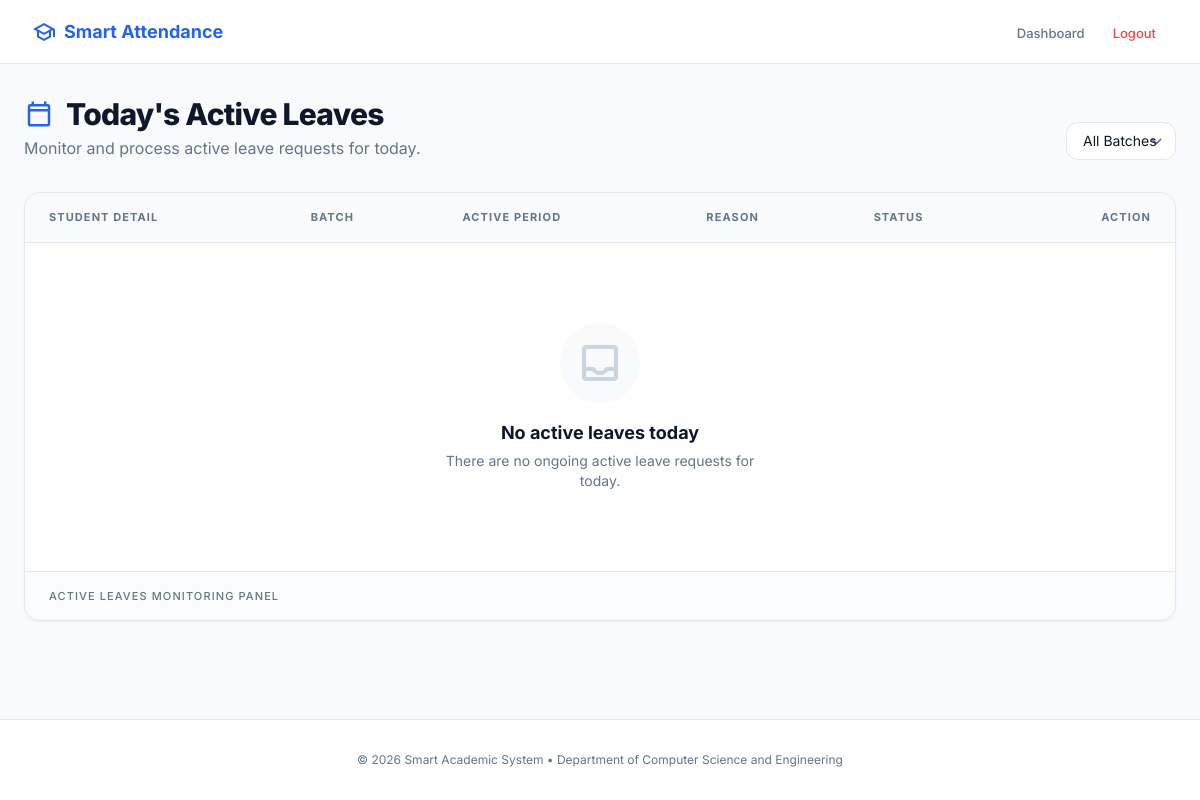
/teacher/today-leaves/ (signed in), run on an earlier commit of the app's database.
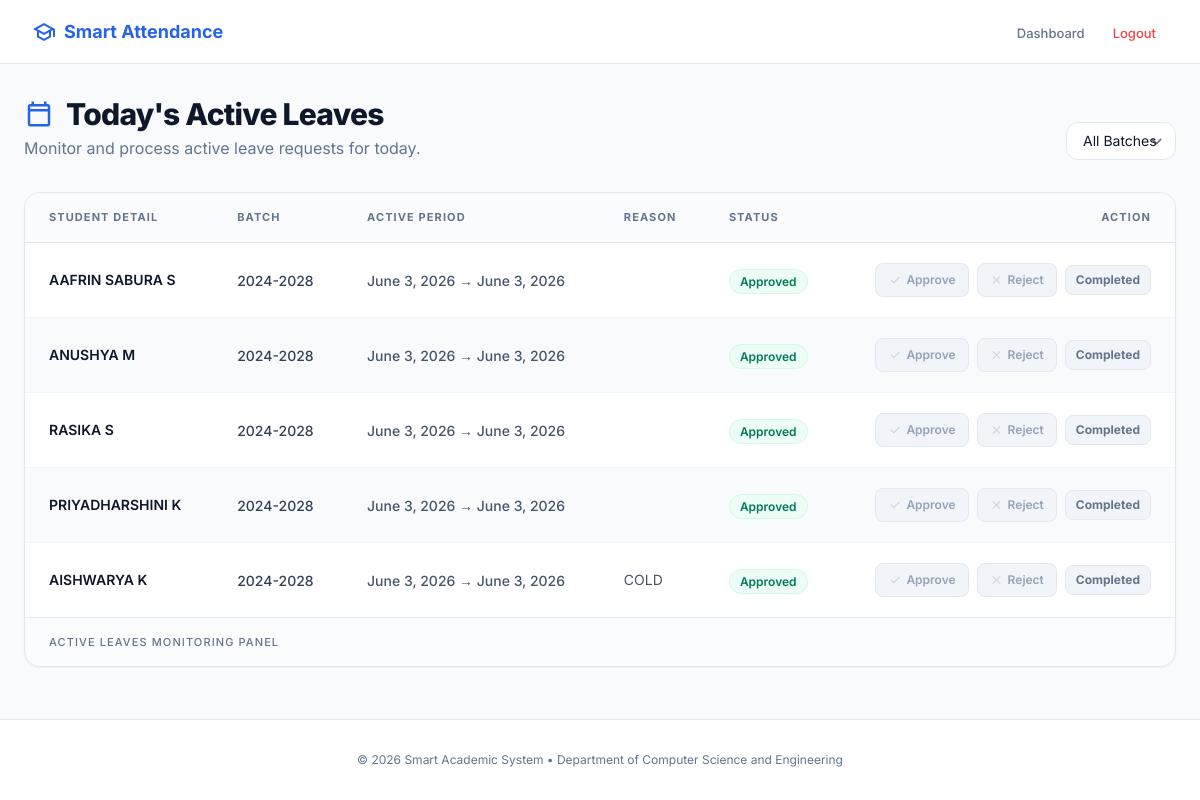
And on a later commit of the database.
### leave_app/models.py (models this page shows, shortened)
class LeaveRequest(models.Model):
    STATUS_CHOICES = [
        ('PENDING', 'Pending'),
        ('APPROVED', 'Approved'),
        ('REJECTED', 'Rejected'),
    ]
    REVIEWER_CHOICES = [
        ('Mentor', 'Mentor'),
        ('Class Incharge', 'Class Incharge'),
        ('Superuser', 'Superuser'),
    ]
    student = models.ForeignKey(Student, on_delete=models.CASCADE)
    from_date = models.DateField()
    to_date = models.DateField()
    reason = models.TextField()
    status = models.CharField(
        max_length=20,
        choices=STATUS_CHOICES,
        default='PENDING'
    )
    mentor_reviewed_by = models.ForeignKey(
        User,
        related_name='mentor_reviews',
        on_delete=models.SET_NULL,
        null=True,
        blank=True
    )
    class_incharge_reviewed_by = models.ForeignKey(
        User,
        related_name='ci_reviews',
        on_delete=models.SET_NULL,
        null=True,
        blank=True
    )
    reviewed_by = models.ForeignKey(
        User,
        related_name='reviewed_leaves',
        on_delete=models.SET_NULL,
        null=True,
        blank=True
    )
    reviewer_role = models.CharField(
        max_length=20,
        choices=REVIEWER_CHOICES,
        null=True,
        blank=True
    )
    reviewed_at = models.DateTimeField(
        null=True,
        blank=True
    )
    created_at = models.DateTimeField(auto_now_add=True)
    updated_at = models.DateTimeField(auto_now=True)

class Student(models.Model):
    user = models.OneToOneField(User, on_delete=models.CASCADE, null=True, blank=True, related_name='student_profile')
    name = models.CharField(max_length=100)
    roll_no = models.CharField(max_length=20, unique=True)
    password = models.CharField(max_length=255)
    batch = models.CharField(max_length=20, default="2024-2028")
    department = models.ForeignKey(Department, on_delete=models.SET_NULL, null=True, blank=True)
    mentor = models.ForeignKey(User, on_delete=models.SET_NULL, null=True, blank=True, related_name='assigned_students')
    class_incharge = models.ForeignKey(User, on_delete=models.SET_NULL, null=True, blank=True, related_name='ci_students')

### leave_app/views.py (the view)
# urls.py: path('teacher/today-leaves/', views.today_leaves, name='today_leaves'),
@login_required
def today_leaves(request):
    if not request.user.is_staff:
        return redirect('home')
    today = date.today()
    batch = request.GET.get('batch')
    leaves = LeaveRequest.objects.filter(
        from_date__lte=today,
        to_date__gte=today,
        status__in=['PENDING', 'APPROVED']
    ).select_related('student')
    if batch:
        leaves = leaves.filter(student__batch=batch)
    return render(request, 'today_leaves.html', {
        'leaves': leaves,
        'batches': Student.objects.values_list('batch', flat=True).distinct(),
        'selected_batch': batch
    })

### templates/today_leaves.html (shortened to what this page needs)
{% load static %}
<!DOCTYPE html>
<html lang="en">
<head>
  <script src="https://cdn.tailwindcss.com?plugins=forms,container-queries"></script>
</head>
<body class="min-h-screen flex flex-col">
  <nav class="h-16 bg-white border-b border-slate-200 flex items-center px-6 md:px-8 gap-4 sticky top-0 z-50">
    <a class="flex items-center gap-2 font-bold text-blue-600 text-lg no-underline"
       href="{% url 'dashboard' %}">
      <span class="material-symbols-outlined text-2xl">school</span>
      <span class="hidden sm:inline">Smart Attendance</span>
    </a>
    <ul class="flex gap-1 ml-auto list-none items-center">
      <li>
        <a class="nav-link px-3 py-2 rounded-lg text-[13px] font-medium text-slate-500 no-underline"
           href="{% url 'dashboard' %}">
          Dashboard
        </a>
      </li>
      <li>
        <a class="nav-link px-3 py-2 rounded-lg text-[13px] font-medium text-red-500 no-underline"
           href="{% url 'logout' %}">
          Logout
        </a>
      </li>
    </ul>
  </nav>
  <main class="flex-grow max-w-7xl mx-auto w-full px-4 sm:px-6 py-8">
    <div class="mb-8 flex flex-col sm:flex-row sm:items-end justify-between gap-6">
      <div>
        <div class="flex items-center gap-3 mb-1">
          <span class="material-symbols-outlined text-primary text-3xl">calendar_today</span>
          <h1 class="text-2xl sm:text-3xl font-extrabold text-slate-900 tracking-tight">
            Today's Active Leaves
          </h1>
        </div>
        <p class="text-slate-500 text-sm sm:text-base">
          Monitor and process active leave requests for today.
        </p>
      </div>
      <form method="GET">
        <select name="batch"
                onchange="this.form.submit()"
                class="px-4 py-2 border border-slate-200 rounded-xl bg-white text-sm
                       focus:ring-2 focus:ring-blue-500 outline-none">
          <option value="">All Batches</option>
        </select>
      </form>
    </div>
    <div class="bg-white rounded-2xl shadow-sm border border-slate-200 overflow-hidden">
      <div class="table-container overflow-x-auto">
        <table class="w-full text-left border-collapse zebra-table">
          <thead>
            <tr class="bg-slate-50/80 border-b border-slate-200">
              <th class="px-6 py-4 text-[11px] font-bold uppercase tracking-widest text-slate-500">
                Student Detail
              </th>
              <th class="px-6 py-4 text-[11px] font-bold uppercase tracking-widest text-slate-500">
                Batch
              </th>
              <th class="px-6 py-4 text-[11px] font-bold uppercase tracking-widest text-slate-500">
                Active Period
              </th>
              <th class="px-6 py-4 text-[11px] font-bold uppercase tracking-widest text-slate-500">
                Reason
              </th>
              <th class="px-6 py-4 text-[11px] font-bold uppercase tracking-widest text-slate-500">
                Status
              </th>
              <th class="px-6 py-4 text-[11px] font-bold uppercase tracking-widest text-slate-500 text-right">
                Action
              </th>
            </tr>
          </thead>
          <tbody class="divide-y divide-slate-100">
            {% for leave in leaves %}
            <tr class="group">
              <td class="px-6 py-5 whitespace-nowrap">
                <div class="flex flex-col">
                  <span class="text-sm font-semibold text-slate-900">
                    {{ leave.student.name }}
                  </span>
                </div>
              </td>
              <td class="px-6 py-5 whitespace-nowrap">
                <span class="text-sm text-slate-700 font-medium">
                  {{ leave.student.batch }}
                </span>
              </td>
              <td class="px-6 py-5 whitespace-nowrap">
                <span class="text-sm text-slate-600 font-medium">
                  {{ leave.from_date }} → {{ leave.to_date }}
                </span>
              </td>
              <td class="px-6 py-5">
                <p class="text-sm text-slate-600 max-w-xs truncate group-hover:whitespace-normal">
                  {{ leave.reason }}
                </p>
              </td>
              <td class="px-6 py-5 whitespace-nowrap">
                {% if leave.status == "PENDING" %}
                  <span class="px-2.5 py-1 text-xs font-semibold rounded-full
                               bg-amber-50 text-amber-700 border border-amber-100">
                    Pending
                  </span>
                {% elif leave.status == "APPROVED" %}
                  <span class="px-2.5 py-1 text-xs font-semibold rounded-full
                               bg-emerald-50 text-emerald-700 border border-emerald-100">
                    Approved
                  </span>
                {% elif leave.status == "REJECTED" %}
                  <span class="px-2.5 py-1 text-xs font-semibold rounded-full
                               bg-rose-50 text-rose-700 border border-rose-100">
                    Rejected
                  </span>
                {% else %}
                  <span class="px-2.5 py-1 text-xs font-semibold rounded-full
                               bg-slate-100 text-slate-500">
                    {{ leave.status }}
                  </span>
                {% endif %}
              </td>
              <td class="px-6 py-5 text-right whitespace-nowrap">
                {% if leave.status == "PENDING" %}
                  <div class="flex items-center justify-end gap-2">
                    <a href="/leave/review/{{ leave.id }}/approve/"
                       onclick="return confirm('Approve leave for {{ leave.student.name|escapejs }}?');"
                       class="inline-flex items-center gap-1 px-3 py-1.5 rounded-lg
                              bg-emerald-600 hover:bg-emerald-700 text-white text-xs font-semibold
                              transition shadow-sm">
                      <span class="material-symbols-outlined text-sm">check</span>
                      Approve
                    </a>
                    <a href="/leave/review/{{ leave.id }}/reject/"
                       onclick="return confirm('Reject leave for {{ leave.student.name|escapejs }}?');"
                       class="inline-flex items-center gap-1 px-3 py-1.5 rounded-lg
                              bg-rose-600 hover:bg-rose-700 text-white text-xs font-semibold
                              transition shadow-sm">
                      <span class="material-symbols-outlined text-sm">close</span>
                      Reject
                    </a>
                  </div>
                {% else %}
                  <div class="flex items-center justify-end gap-2">
                    <button disabled
                            class="inline-flex items-center gap-1 px-3 py-1.5 rounded-lg
                                   bg-slate-100 text-slate-400 text-xs font-semibold
                                   cursor-not-allowed border border-slate-200">
                      <span class="material-symbols-outlined text-sm text-slate-300">check</span>
                      Approve
                    </button>
                    <button disabled
                            class="inline-flex items-center gap-1 px-3 py-1.5 rounded-lg
                                   bg-slate-100 text-slate-400 text-xs font-semibold
                                   cursor-not-allowed border border-slate-200">
                      <span class="material-symbols-outlined text-sm text-slate-300">close</span>
                      Reject
                    </button>
                    <span class="inline-flex items-center gap-1 px-2.5 py-1.5 rounded-lg
                                 bg-slate-100 text-slate-500 text-xs font-bold border border-slate-200">
                      Completed
                    </span>
                  </div>
                {% endif %}
              </td>
            </tr>
            {% empty %}
            <tr>
              <td colspan="6" class="px-6 py-20 text-center">
                <div class="flex flex-col items-center max-w-xs mx-auto">
                  <div class="w-20 h-20 rounded-full bg-slate-50 flex items-center justify-center mb-4">
                    <span class="material-symbols-outlined text-slate-300 text-5xl">inbox</span>
                  </div>
                  <h3 class="text-lg font-bold text-slate-900">No active leaves today</h3>
                  <p class="text-slate-500 text-sm mt-1">
                    There are no ongoing active leave requests for today.
                  </p>
                </div>
              </td>
            </tr>
            {% endfor %}
          </tbody>
        </table>
      </div>
      <div class="px-6 py-4 bg-slate-50/50 border-t border-slate-200">
        <p class="text-[11px] font-medium text-slate-500 uppercase tracking-widest">
          Active leaves monitoring panel
        </p>
      </div>
    </div>
  </main>
  <footer class="mt-auto py-8 text-center border-t border-slate-200 bg-white">
    <p class="text-xs text-slate-500">
      © 2026 Smart Academic System • Department of Computer Science and Engineering
    </p>
  </footer>
</body>
</html>

### templates/today_leaves.html (style rules this page uses)
body { font-family: 'Inter', sans-serif; background-color: #F8FAFC; color: #0F172A; min-height: 100vh; display: flex; flex-direction: column; -webkit-font-smoothing: antialiased; }
.material-symbols-outlined { font-variation-settings: 'FILL' 0, 'wght' 400, 'GRAD' 0, 'opsz' 24; vertical-align: middle; }
.zebra-table tbody tr:nth-child(even) { background-color: #F8FAFC; }
.nav-link { transition: all 0.2s ease; }

What changed in the data, as far as the page shows it:
added LeaveRequest: student.name "AAFRIN SABURA S", student.batch "2024-2028", from_date "June 3, 2026", to_date "June 3, 2026", status "Approved"
added LeaveRequest: student.name "ANUSHYA M", student.batch "2024-2028", from_date "June 3, 2026", to_date "June 3, 2026", status "Approved"
added LeaveRequest: student.name "RASIKA S", student.batch "2024-2028", from_date "June 3, 2026", to_date "June 3, 2026", status "Approved"
added LeaveRequest: student.name "PRIYADHARSHINI K", student.batch "2024-2028", from_date "June 3, 2026", to_date "June 3, 2026", status "Approved"
added LeaveRequest: student.name "AISHWARYA K", student.batch "2024-2028", from_date "June 3, 2026", to_date "June 3, 2026", reason "COLD", status "Approved"
Also different on the page:
text no longer shown: "No active leaves today There are no ongoing active leave requests for today."
